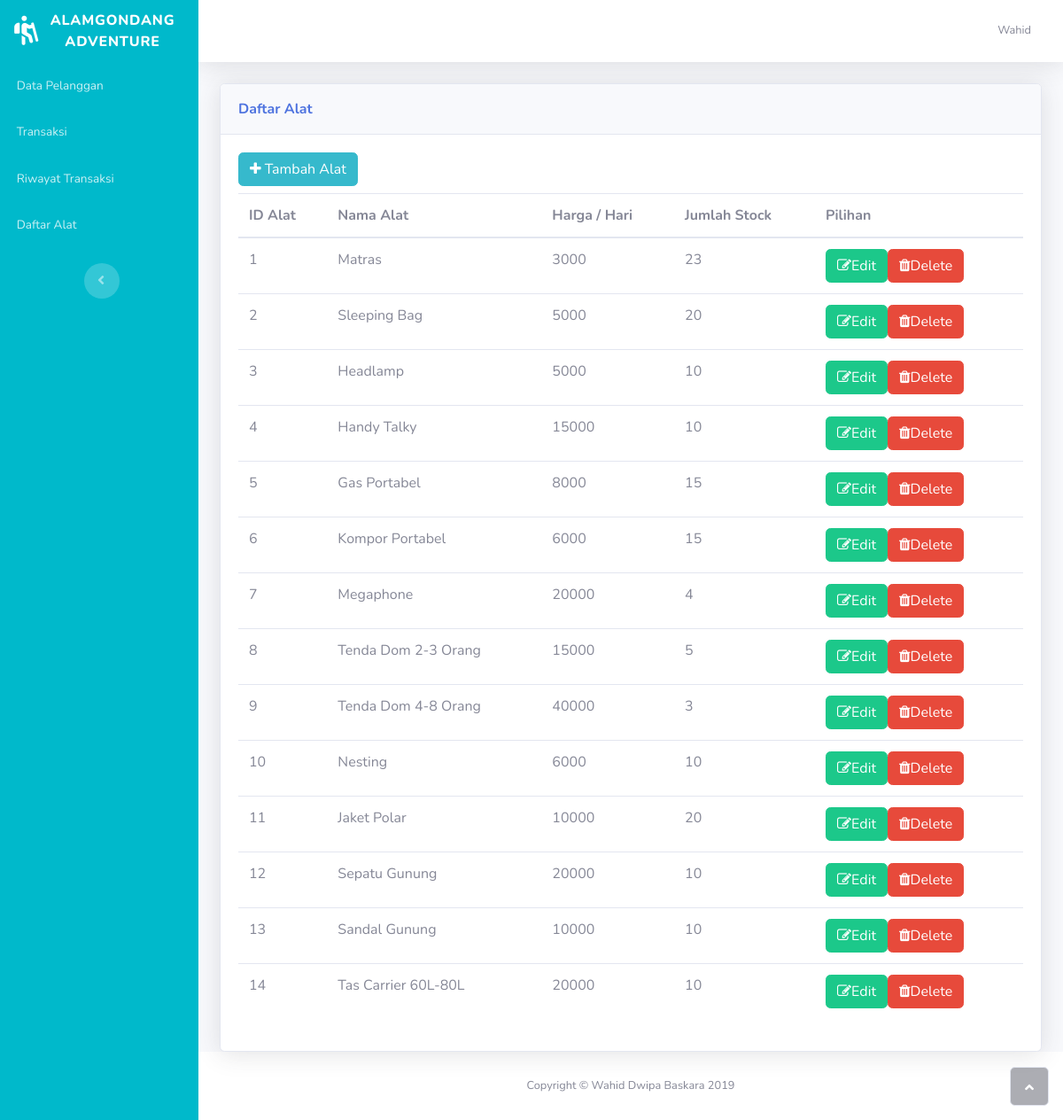
/alat.php (signed in), run on an earlier commit of the app's database.
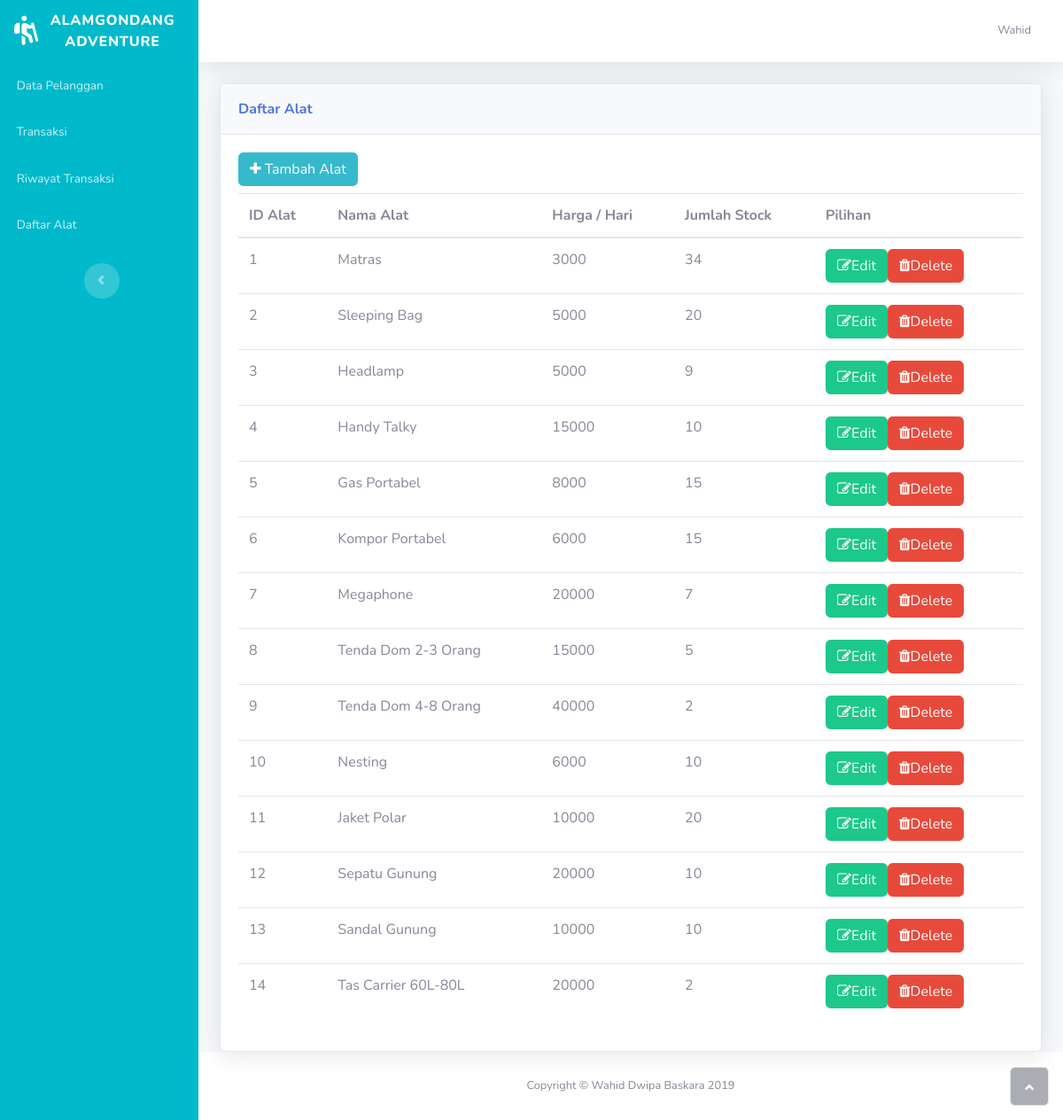
And on a later commit of the database.
### tables this page shows
CREATE TABLE `alat` (
  `id_alat` int(3) NOT NULL,
  `nama` varchar(50) NOT NULL,
  `harga` varchar(20) NOT NULL,
  `stok` varchar(20) NOT NULL
);

### alat.php (the view, shortened to what this page needs)
<!DOCTYPE html>
<html>
<head>
    <link rel="stylesheet" href="assets/bootstrap/css/bootstrap.min.css">
    <link rel="stylesheet" href="assets/fonts/fontawesome-all.min.css">
    <link rel="stylesheet" href="assets/fonts/font-awesome.min.css">
    <link rel="stylesheet" href="assets/fonts/fontawesome5-overrides.min.css">
    <link rel="stylesheet" href="https://cdnjs.cloudflare.com/ajax/libs/animate.css/3.5.2/animate.min.css">
    <link rel="stylesheet" href="https://cdnjs.cloudflare.com/ajax/libs/aos/2.1.1/aos.css">
    <link rel="stylesheet" href="assets/css/Landing-Page---Parallax-Background---Logo-Heading-ButtonGIF.css">
</head>
<body id="page-top">
    <div id="wrapper">
        <nav class="navbar navbar-dark align-items-start sidebar sidebar-dark accordion p-0" style="background-color: #00b9cb;">
            <div class="container-fluid d-flex flex-column p-0">
                <a class="navbar-brand d-flex justify-content-center align-items-center sidebar-brand m-0" href="welcome.php">
                    <div class="sidebar-brand-icon rotate-n-15"><i class="fas fa-hiking"></i></div>
                    <div class="sidebar-brand-text mx-3"><span>AlamGondang<br>adventure<br></span></div>
                </a>
                <ul class="nav navbar-nav text-light" id="accordionSidebar">
                    <li class="nav-item" role="presentation">
                        <a class="nav-link" href="pelanggan.php">
                            <span>Data Pelanggan</span>
                        </a>
                        <a class="nav-link" href="transaksi.php">
                            <span>Transaksi</span>
                        </a>
                        <a class="nav-link" href="riwayat_transaksi.php">
                            <span>Riwayat Transaksi</span>
                        </a>
                        <a class="nav-link" href="alat.php">
                            <span>Daftar Alat</span>
                        </a>
                    </li>
                </ul>
                <div class="text-center d-none d-md-inline"><button class="btn rounded-circle border-0" id="sidebarToggle" type="button"></button></div>
            </div>
        </nav>
        <div class="d-flex flex-column" id="content-wrapper">
            <div id="content">
                <nav class="navbar navbar-light navbar-expand bg-white shadow mb-4 topbar static-top">
                    <div class="container-fluid"><button class="btn btn-link d-md-none rounded-circle mr-3" id="sidebarToggleTop" type="button"><i class="fas fa-bars"></i></button>
                        <ul class="nav navbar-nav flex-nowrap ml-auto">
                            <li class="nav-item dropdown no-arrow" role="presentation">
                                <div class="nav-item dropdown no-arrow"><a class="dropdown-toggle nav-link" data-toggle="dropdown" aria-expanded="false" href="#"><span class="d-none d-lg-inline mr-2 text-gray-600 small">
                                            <?php
                                            include "koneksi.php";
                                            $id = $_SESSION['username'];
                                            $query = "SELECT * from admin where email='$id'";
                                            $result = mysqli_query($connect, $query) or die(mysqli_error($connect));
                                            while ($row = mysqli_fetch_array($result)) {
                                                ?>
                                                <?php echo $row['nama']; ?>
                                            <?php
                                            }
                                            ?>
                                        </span></a>
                                </div>
                            </li>
                        </ul>
                    </div>
                </nav>
                <div class="container-fluid">
                    <div class="card shadow">
                        <div class="card-header py-3">
                            <p class="text-primary m-0 font-weight-bold">Daftar Alat</p>
                        </div>
                        <div class="card-body"><a class="card-link" href="add_alat.php"><button class="btn btn-primary btn-info"><i class="fa fa-plus"></i>&nbsp;Tambah Alat</button></a>
                            <div class="table-responsive table mt-2" id="dataTable" role="grid" aria-describedby="dataTable_info">
                                <table class="table dataTable my-0" id="dataTable">
                                    <thead>
                                        <tr>
                                            <th>ID Alat</th>
                                            <th>Nama Alat</th>
                                            <th>Harga / Hari</th>
                                            <th>Jumlah Stock</th>
                                            <th>Pilihan</th>
                                        </tr>
                                    </thead>
                                    <tbody>
                                        <?php
                                        include "koneksi.php";
                                        $query = "SELECT * FROM alat";
                                        $result = mysqli_query($connect, $query) or die(mysqli_error($connect));
                                        while ($row = mysqli_fetch_array($result)) {
                                            ?>
                                            <tr>
                                                <td><?php echo $row['id_alat']; ?></td>
                                                <td><?php echo $row['nama']; ?></td>
                                                <td><?php echo $row['harga']; ?></td>
                                                <td><?php echo $row['stok']; ?></td>
                                                <td>
                                                    <div class="btn-group" role="group">
                                                        <a href='edit_alat.php?id=<?php echo $row['id_alat']; ?>'>
                                                            <button class="btn btn-primary btn-success" type="button">
                                                                <i class="fa fa-edit"></i>Edit</button>
                                                        </a>
                                                        <a href='delete_alat.php?id=<?php echo $row['id_alat']; ?>' onclick="return confirm('Anda yakin mau menghapus data alat ini ?')">
                                                            <button class="btn btn-primary btn-danger" type="button">
                                                                <i class="fa fa-trash"></i>Delete</button>
                                                        </a>
                                                    </div>
                                                </td>
                                            </tr>
                                        <?php
                                        }
                                        ?>
                                    </tbody>
                                </table>
                            </div>
                        </div>
                    </div>
                </div>
            </div>
            <footer class="bg-white sticky-footer">
                <div class="container my-auto">
                    <div class="text-center my-auto copyright"><span>Copyright © Wahid Dwipa Baskara 2019</span></div>
                </div>
            </footer>
        </div><a class="border rounded d-inline scroll-to-top" href="#page-top"><i class="fas fa-angle-up"></i></a>
    </div>
</body>
</html>

What changed in the data, as far as the page shows it:
changed alat "Matras": stok "23" → "34"
changed alat "Headlamp": stok "10" → "9"
changed alat "Megaphone": stok "4" → "7"
changed alat "Tenda Dom 4-8 Orang": stok "3" → "2"
changed alat "Tas Carrier 60L-80L": stok "10" → "2"
